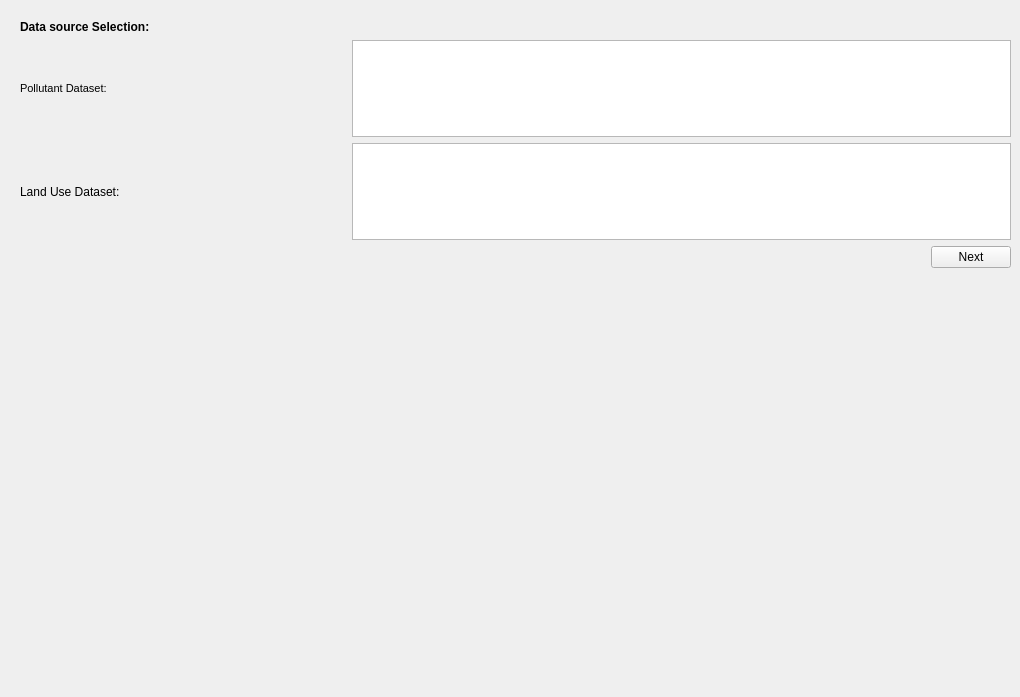
   <widget class="QWidget" name="tDataImport">
    <property name="sizePolicy">
     <sizepolicy hsizetype="Expanding" vsizetype="Expanding">
      <horstretch>0</horstretch>
      <verstretch>0</verstretch>
     </sizepolicy>
    </property>
    <property name="minimumSize">
     <size>
      <width>973</width>
      <height>697</height>
     </size>
    </property>
    <property name="maximumSize">
     <size>
      <width>1200</width>
      <height>850</height>
     </size>
    </property>
    <property name="sizeIncrement">
     <size>
      <width>1</width>
      <height>1</height>
     </size>
    </property>
    <property name="baseSize">
     <size>
      <width>1000</width>
      <height>750</height>
     </size>
    </property>
    <attribute name="title">
     <string>Data Import</string>
    </attribute>
    <widget class="QWidget" name="layoutWidget_3">
     <property name="geometry">
      <rect>
       <x>20</x>
       <y>20</y>
       <width>991</width>
       <height>248</height>
      </rect>
     </property>
     <layout class="QGridLayout" name="gLDataImport">
      <property name="sizeConstraint">
       <enum>QLayout::SetDefaultConstraint</enum>
      </property>
      <item row="0" column="0" colspan="3">
       <widget class="QLabel" name="lDataSourceSelection">
        <property name="sizePolicy">
         <sizepolicy hsizetype="Preferred" vsizetype="Preferred">
          <horstretch>1</horstretch>
          <verstretch>1</verstretch>
         </sizepolicy>
        </property>
        <property name="font">
         <font>
          <pointsize>9</pointsize>
          <weight>75</weight>
          <bold>true</bold>
         </font>
        </property>
        <property name="text">
         <string>Data source Selection:</string>
        </property>
       </widget>
      </item>
      <item row="1" column="0" alignment="Qt::AlignLeft">
       <widget class="QLabel" name="lPollutantDataType">
        <property name="sizePolicy">
         <sizepolicy hsizetype="Preferred" vsizetype="Preferred">
          <horstretch>0</horstretch>
          <verstretch>0</verstretch>
         </sizepolicy>
        </property>
        <property name="font">
         <font>
          <pointsize>8</pointsize>
         </font>
        </property>
        <property name="text">
         <string>Pollutant Dataset:</string>
        </property>
       </widget>
      </item>
      <item row="2" column="0" alignment="Qt::AlignLeft">
       <widget class="QLabel" name="lLandUseData">
        <property name="text">
         <string>Land Use Dataset:</string>
        </property>
       </widget>
      </item>
      <item row="3" column="2" alignment="Qt::AlignRight">
       <widget class="QPushButton" name="pBDataImportNext">
        <property name="sizePolicy">
         <sizepolicy hsizetype="Maximum" vsizetype="Fixed">
          <horstretch>0</horstretch>
          <verstretch>0</verstretch>
         </sizepolicy>
        </property>
        <property name="text">
         <string>Next</string>
        </property>
        <property name="icon">
         <iconset>
          <normaloff>Icons/Next.svg</normaloff>Icons/Next.svg</iconset>
        </property>
       </widget>
      </item>
      <item row="2" column="1" colspan="2">
       <widget class="QListWidget" name="lWLandUseData">
        <property name="selectionMode">
         <enum>QAbstractItemView::MultiSelection</enum>
        </property>
       </widget>
      </item>
      <item row="1" column="1" colspan="2">
       <widget class="QListWidget" name="lWPollutantDataType">
        <property name="selectionMode">
         <enum>QAbstractItemView::MultiSelection</enum>
        </property>
       </widget>
      </item>
     </layout>
    </widget>
   </widget>
